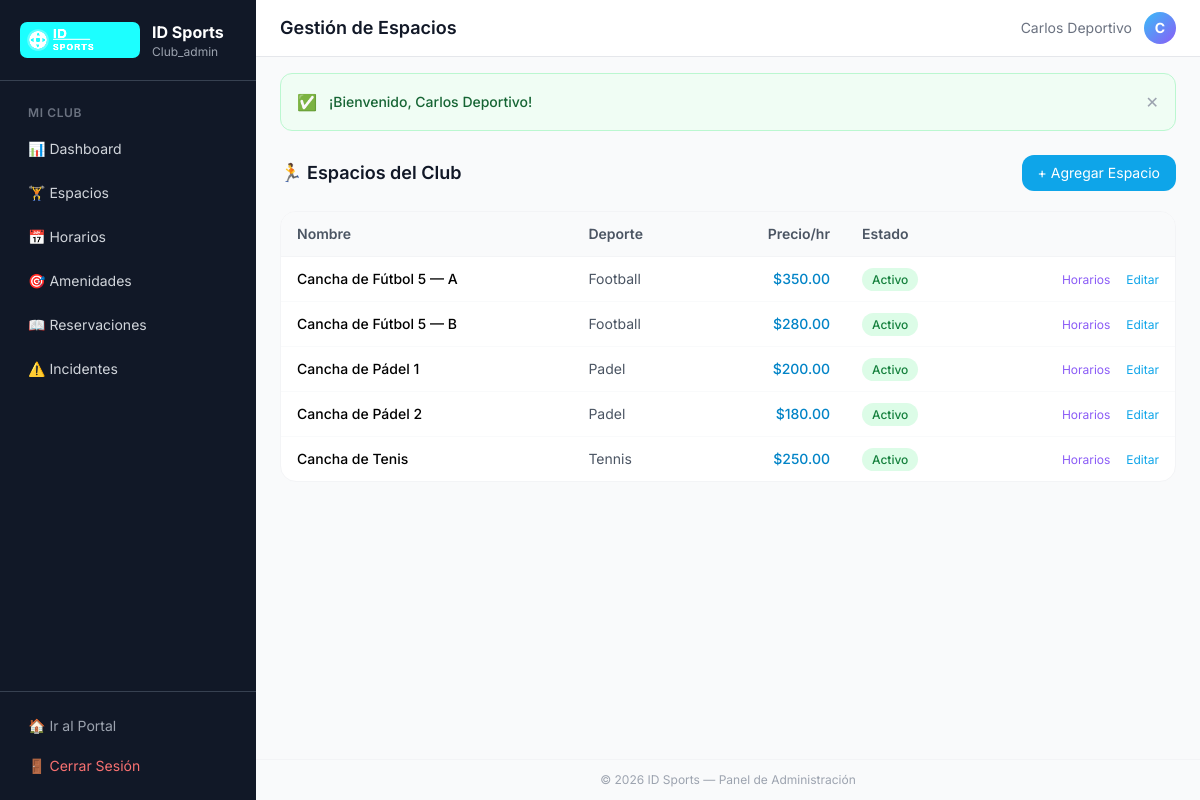
Page /admin/spaces (signed in) on the committed database.
### tables this page shows
CREATE TABLE IF NOT EXISTS `spaces` (
  `id`             INT UNSIGNED NOT NULL AUTO_INCREMENT,
  `club_id`        INT UNSIGNED NOT NULL,
  `name`           VARCHAR(120) NOT NULL,
  `description`    TEXT         DEFAULT NULL,
  `sport_type`     VARCHAR(80)  NOT NULL DEFAULT 'other',
  `capacity`       SMALLINT     DEFAULT 2,
  `price_per_hour` DECIMAL(10,2) NOT NULL DEFAULT 0.00,
  `photo`          VARCHAR(255) DEFAULT NULL,
  `status`         ENUM('active','inactive','maintenance') NOT NULL DEFAULT 'active',
  `created_at`     DATETIME     NOT NULL DEFAULT CURRENT_TIMESTAMP,
  PRIMARY KEY (`id`),
  KEY `idx_club` (`club_id`),
  CONSTRAINT `fk_space_club` FOREIGN KEY (`club_id`) REFERENCES `clubs` (`id`) ON DELETE CASCADE
);

### core/Controller.php (called while the page is built, shortened)
<?php
class Controller {
    protected function view($viewPath, $data = [], $layout = 'main') {
        View::render($viewPath, $data, $layout);
    }
    protected function requireAuth($role = null) {
        if ($role !== null) {
            $userRole = $_SESSION['user_role'] ?? '';
        }
    }
}

### app/controllers/AdminController.php (called while the page is built, shortened)
<?php
class AdminController extends Controller {
    private $clubModel;
    private $spaceModel;
    public function __construct() {
        $this->clubModel = new ClubModel();
        $this->spaceModel = new SpaceModel();
    }
    private function getClub() {
        $club = $this->clubModel->findByOwnerId($_SESSION['user_id']);
        return $club;
    }
    public function spaces() {
        $club = $this->getClub();
        $clubId = $club['id'];
        $spaces = $this->spaceModel->findByClub($clubId);
        $this->view('admin/spaces', ['title' => 'Gestión de Espacios', 'club' => $club, 'spaces' => $spaces], 'admin');
    }
}

### index.php (called while the page is built, shortened)
<?php
require_once ROOT . '/core/Model.php';
require_once ROOT . '/core/View.php';
require_once ROOT . '/core/Controller.php';
require_once ROOT . '/core/App.php';
$app = new App();

### core/Model.php (called while the page is built, shortened)
<?php
class Model {
    protected $pdo;
    public function __construct() {
        try {
            $dsn = "mysql:host=" . DB_HOST . ";dbname=" . DB_NAME . ";charset=" . DB_CHARSET;
            $options = [
                PDO::ATTR_ERRMODE => PDO::ERRMODE_EXCEPTION,
                PDO::ATTR_DEFAULT_FETCH_MODE => PDO::FETCH_ASSOC,
                PDO::ATTR_EMULATE_PREPARES => false,
            ];
            $this->pdo = new PDO($dsn, DB_USER, DB_PASS, $options);
        } catch (PDOException $e) {
            error_log('DB connection failed: ' . $e->getMessage());
            die(json_encode(['error' => 'Database connection failed. Please try again later.']));
        }
    }
    protected function query($sql, $params = []) {
        $stmt = $this->pdo->prepare($sql);
        $stmt->execute($params);
        return $stmt;
    }
    protected function findOne($sql, $params = []) {
        return $this->query($sql, $params)->fetch();
    }
    protected function findAll($sql, $params = []) {
        return $this->query($sql, $params)->fetchAll();
    }
}

### app/models/ClubModel.php (called while the page is built, shortened)
<?php
class ClubModel extends Model {
    public function findByOwnerId($ownerId) {
        return $this->findOne("SELECT * FROM clubs WHERE owner_id = ?", [$ownerId]);
    }
}

### app/models/SpaceModel.php (called while the page is built, shortened)
<?php
class SpaceModel extends Model {
    public function findByClub($clubId) {
        return $this->findAll("SELECT * FROM spaces WHERE club_id = ? AND status = 'active' ORDER BY name", [$clubId]);
    }
}

### app/views/admin/spaces.php (the view, shortened to what this page needs)
<div class="space-y-5">
    <div class="flex items-center justify-between">
        <h2 class="text-lg font-semibold text-gray-900">🏃 Espacios del Club</h2>
        <button onclick="document.getElementById('addSpaceModal').classList.remove('hidden')"
            class="bg-sky-500 text-white text-sm px-4 py-2 rounded-xl hover:bg-sky-600 transition-all">+ Agregar Espacio</button>
    </div>
    <?php if (empty($spaces)): ?>
    <div class="bg-white rounded-2xl border border-gray-100 p-12 text-center">
        <p class="text-5xl mb-4">🏟️</p>
        <p class="text-gray-500">Sin espacios registrados</p>
    </div>
    <?php else: ?>
    <div class="bg-white rounded-2xl border border-gray-100 overflow-hidden">
        <table class="w-full text-sm">
            <thead class="bg-gray-50 border-b border-gray-100">
                <tr>
                    <th class="text-left px-4 py-3 font-semibold text-gray-600">Nombre</th>
                    <th class="text-left px-4 py-3 font-semibold text-gray-600">Deporte</th>
                    <th class="text-right px-4 py-3 font-semibold text-gray-600">Precio/hr</th>
                    <th class="text-left px-4 py-3 font-semibold text-gray-600">Estado</th>
                    <th class="px-4 py-3"></th>
                </tr>
            </thead>
            <tbody class="divide-y divide-gray-50">
                <?php foreach ($spaces as $s): ?>
                <tr class="hover:bg-gray-50 transition-colors">
                    <td class="px-4 py-3 font-medium"><?= htmlspecialchars($s['name']) ?></td>
                    <td class="px-4 py-3 capitalize text-gray-600"><?= htmlspecialchars($s['sport_type']) ?></td>
                    <td class="px-4 py-3 text-right font-medium text-sky-600">$<?= number_format($s['price_per_hour'], 2) ?></td>
                    <td class="px-4 py-3">
                        <span class="px-2.5 py-1 rounded-full text-xs font-medium <?= $s['status'] === 'active' ? 'bg-green-100 text-green-700' : 'bg-gray-100 text-gray-500' ?>">
                            <?= $s['status'] === 'active' ? 'Activo' : 'Inactivo' ?>
                        </span>
                    </td>
                    <td class="px-4 py-3 text-right">
                        <a href="<?= BASE_URL ?>admin/schedules/<?= $s['id'] ?>" class="text-violet-500 hover:underline text-xs mr-3">Horarios</a>
                        <a href="<?= BASE_URL ?>admin/editSpace/<?= $s['id'] ?>" class="text-sky-500 hover:underline text-xs">Editar</a>
                    </td>
                </tr>
                <?php endforeach; ?>
            </tbody>
        </table>
    </div>
    <?php endif; ?>
</div>

### core/App.php (shortened to what this page needs)
<?php
class App {
    protected $controller = 'HomeController';
    protected $method = 'index';
    protected $params = [];
    public function __construct() {
        $url = $this->parseUrl();
        $this->route($url);
    }
    private function parseUrl() {
        if (isset($_GET['url'])) {
            return explode('/', filter_var(rtrim($_GET['url'], '/'), FILTER_SANITIZE_URL));
        }
        return [];
    }
    private function route($url) {
        $routes = [
            '' => ['HomeController', 'index'],
            'home' => ['HomeController', 'index'],
            'home/welcome' => ['HomeController', 'welcome'],
            'auth/login' => ['AuthController', 'login'],
            'auth/register' => ['AuthController', 'register'],
            'auth/forgot' => ['AuthController', 'forgot'],
            'auth/reset' => ['AuthController', 'reset'],
            'auth/logout' => ['AuthController', 'logout'],
            'user/profile' => ['UserController', 'profile'],
            'user/settings' => ['UserController', 'settings'],
            'reservations/search' => ['ReservationController', 'search'],
            'reservations/create' => ['ReservationController', 'create'],
            'reservations/confirm' => ['ReservationController', 'confirm'],
            'reservations/history' => ['ReservationController', 'history'],
            'clubs' => ['ClubController', 'index'],
            'clubs/detail' => ['ClubController', 'detail'],
            'admin/dashboard' => ['AdminController', 'dashboard'],
            'admin/spaces' => ['AdminController', 'spaces'],
            'admin/schedules' => ['AdminController', 'schedules'],
            'admin/amenities' => ['AdminController', 'amenities'],
            'admin/reservations' => ['AdminController', 'reservations'],
            'admin/incidents' => ['AdminController', 'incidents'],
            'superadmin/dashboard' => ['SuperAdminController', 'dashboard'],
            'superadmin/clubs' => ['SuperAdminController', 'clubs'],
            'superadmin/commissions' => ['SuperAdminController', 'commissions'],
            'superadmin/promotions' => ['SuperAdminController', 'promotions'],
            'superadmin/leads' => ['SuperAdminController', 'leads'],
            'config' => ['ConfigController', 'index'],
            'config/general' => ['ConfigController', 'general'],
            'config/email' => ['ConfigController', 'email'],
            'config/colors' => ['ConfigController', 'colors'],
            'config/paypal' => ['ConfigController', 'paypal'],
            'config/qr' => ['ConfigController', 'qr'],
            'config/iot' => ['ConfigController', 'iot'],
            'config/logs' => ['ConfigController', 'logs'],
            'config/errors' => ['ConfigController', 'errors'],
            'config/chatbot' => ['ConfigController', 'chatbot'],
        ];
        $urlString = implode('/', $url);
        if (isset($routes[$urlString])) {
            [$this->controller, $this->method] = $routes[$urlString];
            $this->params = [];
        }
        $controllerFile = ROOT . '/app/controllers/' . $this->controller . '.php';
        if (file_exists($controllerFile)) {
            $controller = new $this->controller();
            if (method_exists($controller, $this->method)) {
                call_user_func_array([$controller, $this->method], $this->params);
            } else {
                $controller->index();
            }
        } else {
            http_response_code(404);
            echo "<!DOCTYPE html><html><head><title>404</title><meta charset='UTF-8'></head><body style='font-family:sans-serif;text-align:center;padding:80px'><h1 style='color:#0EA5E9'>404</h1><p>Página no encontrada</p><a href='" . BASE_URL . "'>Volver al inicio</a></body></html>";
        }
    }
}

### core/View.php (shortened to what this page needs)
<?php
class View {
    public static function render($viewPath, $data = [], $layout = 'main') {
        extract($data);
        $viewFile = ROOT . '/app/views/' . $viewPath . '.php';
        require $viewFile;
        $content = ob_get_clean();
        if ($layout) {
            $layoutFile = ROOT . '/app/views/layouts/' . $layout . '.php';
            if (file_exists($layoutFile)) {
                require $layoutFile;
            } else {
                echo $content;
            }
        } else {
            echo $content;
        }
    }
}

### app/views/layouts/admin.php (shortened to what this page needs)
<!DOCTYPE html>
<html lang="es">
<head>
    <script src="https://cdn.tailwindcss.com"></script>
</head>
<body class="bg-gray-50 min-h-screen flex">
<aside id="sidebar" class="w-64 bg-gray-900 text-white flex flex-col fixed inset-y-0 left-0 z-30 transform -translate-x-full lg:translate-x-0 transition-transform duration-200">
    <div class="p-5 border-b border-gray-700">
        <a href="<?= BASE_URL ?>" class="flex items-center gap-3">
            <img src="<?= BASE_URL ?>public/assets/logo.svg" alt="ID Sports" class="h-9 brightness-200">
            <div>
                <p class="font-bold text-white">ID Sports</p>
                <p class="text-xs text-gray-400 capitalize"><?= htmlspecialchars($_SESSION['user_role'] ?? '') ?></p>
            </div>
        </a>
    </div>
    <nav class="flex-1 p-4 space-y-1 overflow-y-auto text-sm">
        <?php if (($_SESSION['user_role'] ?? '') === 'club_admin'): ?>
        <p class="text-xs font-semibold text-gray-500 uppercase tracking-wider px-3 mb-2 mt-2">Mi Club</p>
        <a href="<?= BASE_URL ?>admin/dashboard" class="flex items-center gap-3 px-3 py-2.5 rounded-lg hover:bg-gray-700 transition-colors text-gray-300 hover:text-white">📊 Dashboard</a>
        <a href="<?= BASE_URL ?>admin/spaces" class="flex items-center gap-3 px-3 py-2.5 rounded-lg hover:bg-gray-700 transition-colors text-gray-300 hover:text-white">🏋️ Espacios</a>
        <a href="<?= BASE_URL ?>admin/schedules" class="flex items-center gap-3 px-3 py-2.5 rounded-lg hover:bg-gray-700 transition-colors text-gray-300 hover:text-white">📅 Horarios</a>
        <a href="<?= BASE_URL ?>admin/amenities" class="flex items-center gap-3 px-3 py-2.5 rounded-lg hover:bg-gray-700 transition-colors text-gray-300 hover:text-white">🎯 Amenidades</a>
        <a href="<?= BASE_URL ?>admin/reservations" class="flex items-center gap-3 px-3 py-2.5 rounded-lg hover:bg-gray-700 transition-colors text-gray-300 hover:text-white">📖 Reservaciones</a>
        <a href="<?= BASE_URL ?>admin/incidents" class="flex items-center gap-3 px-3 py-2.5 rounded-lg hover:bg-gray-700 transition-colors text-gray-300 hover:text-white">⚠️ Incidentes</a>
        <?php endif; ?>
    </nav>
    <div class="p-4 border-t border-gray-700">
        <a href="<?= BASE_URL ?>home" class="flex items-center gap-2 px-3 py-2 text-gray-400 hover:text-white hover:bg-gray-700 rounded-lg transition-colors text-sm">🏠 Ir al Portal</a>
        <a href="<?= BASE_URL ?>auth/logout" class="flex items-center gap-2 px-3 py-2 text-red-400 hover:text-red-300 hover:bg-gray-700 rounded-lg transition-colors text-sm mt-1">🚪 Cerrar Sesión</a>
    </div>
</aside>
<div class="flex-1 lg:ml-64 flex flex-col min-h-screen">
    <header class="bg-white border-b border-gray-200 sticky top-0 z-10">
        <div class="flex items-center gap-4 px-6 py-3">
            <h2 class="text-lg font-semibold text-gray-900 flex-1"><?= htmlspecialchars($title ?? '') ?></h2>
            <div class="flex items-center gap-3">
                <span class="text-sm text-gray-500"><?= htmlspecialchars($_SESSION['user_name'] ?? '') ?></span>
                <div class="w-8 h-8 rounded-full bg-gradient-to-br from-sky-400 to-violet-500 flex items-center justify-center text-white font-bold text-sm">
                    <?= strtoupper(substr($_SESSION['user_name'] ?? 'A', 0, 1)) ?>
                </div>
            </div>
        </div>
    </header>
    <?php if (!empty($_SESSION['flash'])): ?>
    <div id="flash-msg" class="mx-6 mt-4">
        <div class="rounded-xl p-4 <?= $_SESSION['flash']['type'] === 'success' ? 'bg-green-50 border border-green-200 text-green-800' : 'bg-red-50 border border-red-200 text-red-800' ?> flex items-center gap-3">
            <span><?= $_SESSION['flash']['type'] === 'success' ? '✅' : '❌' ?></span>
            <p class="text-sm font-medium"><?= htmlspecialchars($_SESSION['flash']['message']) ?></p>
            <button onclick="this.closest('#flash-msg').remove()" class="ml-auto text-gray-400">✕</button>
        </div>
    </div>
    <?php unset($_SESSION['flash']); endif; ?>
    <main class="flex-1 p-6">
        <?= $content ?>
    </main>
    <footer class="px-6 py-3 text-center text-xs text-gray-400 border-t border-gray-100">
        © <?= date('Y') ?> <?= APP_NAME ?> — Panel de Administración
    </footer>
</div>
</body>
</html>

### app/views/layouts/admin.php (style rules this page uses)
body { font-family:'Inter',sans-serif; }

### rows in the picture
spaces: name "Cancha de Fútbol 5 — A", sport_type "Football", price_per_hour "350.00", status "Activo"
spaces: name "Cancha de Fútbol 5 — B", sport_type "Football", price_per_hour "280.00", status "Activo"
spaces: name "Cancha de Pádel 1", sport_type "Padel", price_per_hour "200.00", status "Activo"
spaces: name "Cancha de Pádel 2", sport_type "Padel", price_per_hour "180.00", status "Activo"
spaces: name "Cancha de Tenis", sport_type "Tennis", price_per_hour "250.00", status "Activo"

### other values in the picture
$_SESSION['user_role'] "Club_admin"
$title "Gestión de Espacios"
$_SESSION['user_name'] "Carlos Deportivo"
substr($_SESSION['user_name'] ?? 'A', 0, 1) "C"
$_SESSION['flash']['message'] "¡Bienvenido, Carlos Deportivo!"
APP_NAME "ID Sports"
